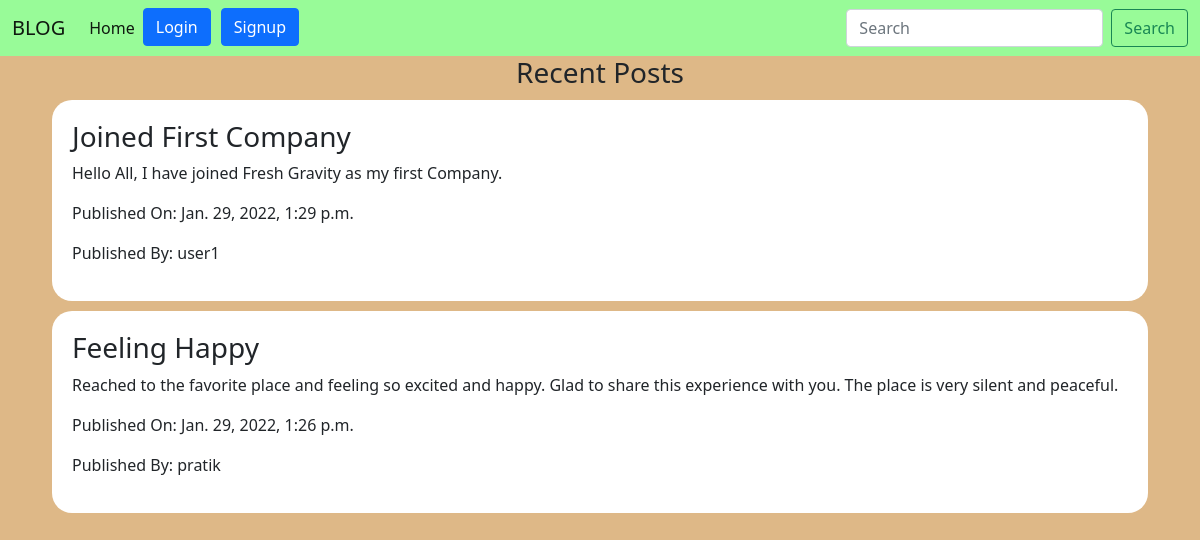
The page / on the database its author committed.
### home/models.py (models this page shows, shortened)
class Post(models.Model):
    title = models.CharField(max_length=200)
    content = models.CharField(max_length=2000)
    user = models.ForeignKey(User, on_delete=models.CASCADE)
    date = models.DateTimeField(auto_now=True)

### home/views.py (the view)
# urls.py: path('', views.index, name='index'),
def index(request):
    username = request.user.username
    posts = list(Post.objects.all())
    posts = posts[::-1]
    context = {'username': username, 'posts':posts}
    return render(request, 'index.html', context=context)

### templates/index.html (shortened to what this page needs)
<!doctype html>
<html lang="en">
  <head>
    <link href="https://cdn.jsdelivr.net/npm/bootstrap@5.1.3/dist/css/bootstrap.min.css" rel="stylesheet">
  </head>
  <body style="background-color: burlywood;">
    <nav class="navbar navbar-expand-lg navbar-light" style="background-color: palegreen;">
        <div class="container-fluid">
          <a class="navbar-brand" href="/">BLOG</a>
          <div class="collapse navbar-collapse" id="navbarSupportedContent">
            <ul class="navbar-nav me-auto mb-2 mb-lg-0">
              <li class="nav-item">
                <a class="nav-link active" aria-current="page" href="/">Home</a>
              </li>
              {% if not username %}
              <li class="nav-item">
                <button style="margin-right: 10px;" type="button" class="btn btn-primary" data-bs-toggle="modal" data-bs-target="#Modal1">
                  Login
                </button>
              </li>
              <li class="nav-item">
                <button style="margin-right: 10px;" type="button" class="btn btn-primary" data-bs-toggle="modal" data-bs-target="#Modal2">
                  Signup
                </button>
              </li>
              {% endif %}
            </ul>
            <form action="search" method="post" class="d-flex">{% csrf_token %}
              <input class="form-control me-2" type="search" placeholder="Search" value="{{key}}" aria-label="Search" name="key" required>
              <button class="btn btn-outline-success" type="submit">Search</button>
            </form>
          </div>
        </div>
      </nav>
      <div class="container">
        {% if posts %}
        <center><h3>Recent Posts</h3></center>
        {% else %}
        <center><h3>No Posts</h3></center>
        {% endif %}
        {% for post in posts %}
          <div id="post" style="padding: 20px;background-color: white;border-radius: 20px;margin: 10px;">
              <h3>{{post.title}}</h3>
              <p>{{post.content}}</p>
              <p>Published On: {{post.date}}</p>
              <p>Published By: {{post.user.username}}</p>
          </div>
          {% endfor %}
      </div>
  </body>
</html>

### rows shown on the page
Post: title "Joined First Company", content "Hello All, I have joined Fresh Gravity as my first Company.", date "Jan. 29, 2022, 1:29 p.m.", user.username "user1"
Post: title "Feeling Happy", content "Reached to the favorite place and feeling so excited and happy. Glad to share this experience with you. The place is very silent and peaceful.", date "Jan. 29, 2022, 1:26 p.m.", user.username "pratik"
